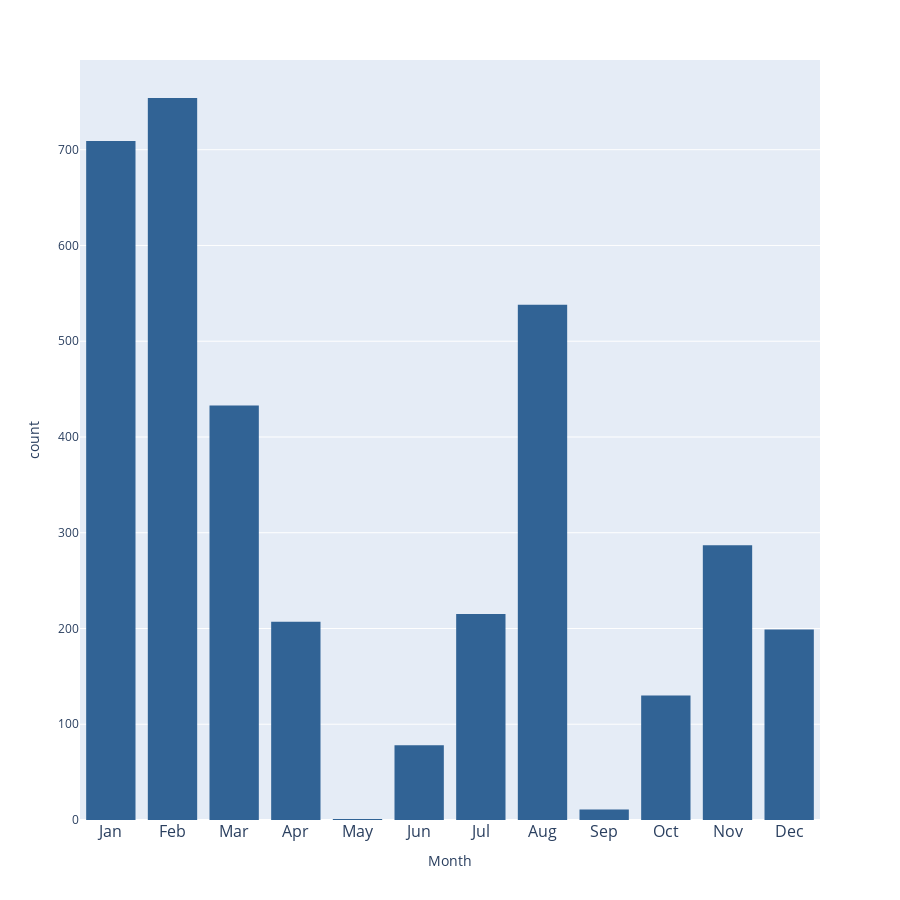

Notebook code for this chart:
### Markdown cell above
#### Where did I heard Musics the most? 
First let's check for the Month , day in the month and Weekday which I heard Music the most by looking at the endTime column

### Code cell
import calendar
import pandas as pd
import plotly.express as px

# Convert the month integers to string representations of month names
month_names = pd.Series(my_data['endTime'].dt.month).apply(
    lambda x: calendar.month_name[x])

# Create a histogram using Plotly Express
fig = px.histogram(x=month_names, nbins=12,color_discrete_sequence=px.colors.qualitative.G10_r)

# Update the x-axis labels
fig.update_layout(xaxis={'tickmode': 'array',
                         'tickvals': list(range(0, 12)),
                         'ticktext': ['Jan', 'Feb', 'Mar', 'Apr', 'May', 'Jun', 'Jul', 'Aug', 'Sep', 'Oct', 'Nov', 'Dec'],
                         'title': 'Month',
                         'tickfont': {'size': 16}}, height=900)

# Show the plot
fig.show()

### Figure 1 — Plotly figure (JSON) as saved in the notebook; plotly's stock layout.template omitted (floating-point values rounded to 4 significant figures; data arrays with more than 128 entries replaced by an {"elided": "..."} marker saying what was removed)
{"data": [{"alignmentgroup": "True", "bingroup": "x", "hovertemplate": "x=%{x}<br>count=%{y}<extra></extra>", "legendgroup": "", "marker": {"color": "#316395", "pattern": {"shape": ""}}, "name": "", "nbinsx": 12, "offsetgroup": "", "orientation": "v", "showlegend": false, "type": "histogram", "x": {"elided": "3562 str values"}, "xaxis": "x", "yaxis": "y"}], "layout": {"barmode": "relative", "height": 900, "legend": {"tracegroupgap": 0}, "margin": {"t": 60}, "xaxis": {"anchor": "y", "domain": [0, 1], "tickfont": {"size": 16}, "tickmode": "array", "ticktext": ["Jan", "Feb", "Mar", "Apr", "May", "Jun", "Jul", "Aug", "Sep", "Oct", "Nov", "Dec"], "tickvals": [0, 1, 2, 3, 4, 5, 6, 7, 8, 9, 10, 11], "title": {"text": "Month"}}, "yaxis": {"anchor": "x", "domain": [0, 1], "title": {"text": "count"}}}}
